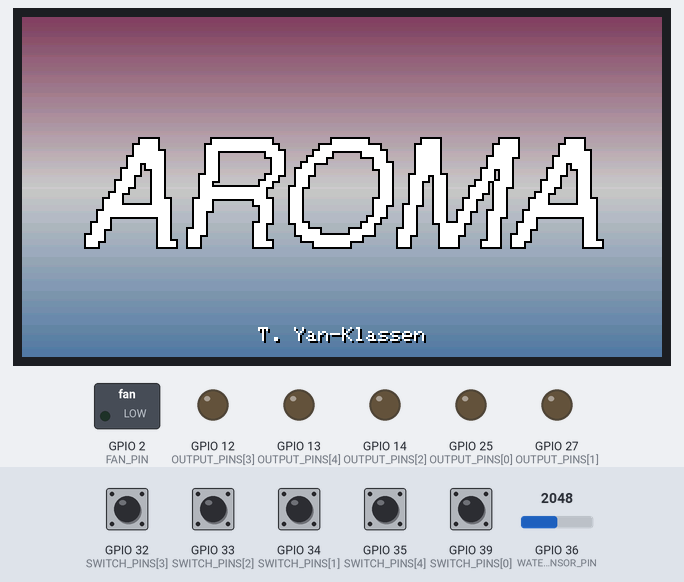
This sketch was run on a simulated ESP32. On the bench: 320×170 colour display, switched loads named in the sketch (green lamp = pin HIGH), output pins drawn as LEDs (lit = HIGH). Inputs (shaded band) come from the test bench; at power-on: GPIO 32 (SWITCH_PINS[3]), GPIO 33 (SWITCH_PINS[2]), GPIO 34 (SWITCH_PINS[1]), GPIO 35 (SWITCH_PINS[4]), GPIO 39 (SWITCH_PINS[0]) HIGH, GPIO 36 (WATER_SENSOR_PIN) = 2048. What the sketch prints to the serial monitor is not drawn.

Above: at 1.7 s.
1.8 s: GPIO 32 (SWITCH_PINS[3]) pulled LOW for 0.15 s
At 2.5 s:
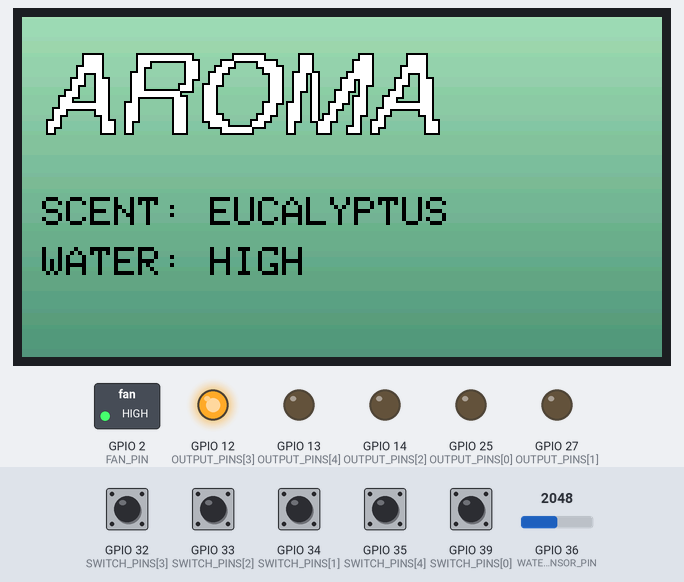
3.5 s: GPIO 33 (SWITCH_PINS[2]) pulled LOW for 0.15 s
At 5.3 s:
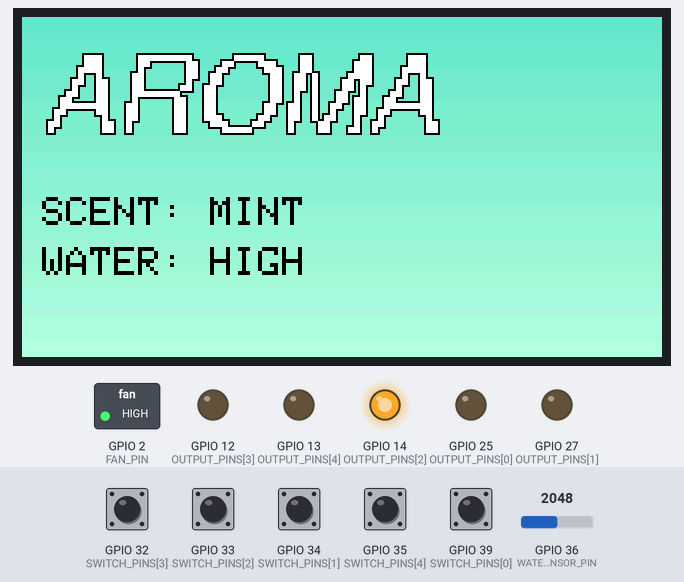
5.6 s: GPIO 34 (SWITCH_PINS[1]) pulled LOW for 0.15 s
At 7.0 s:
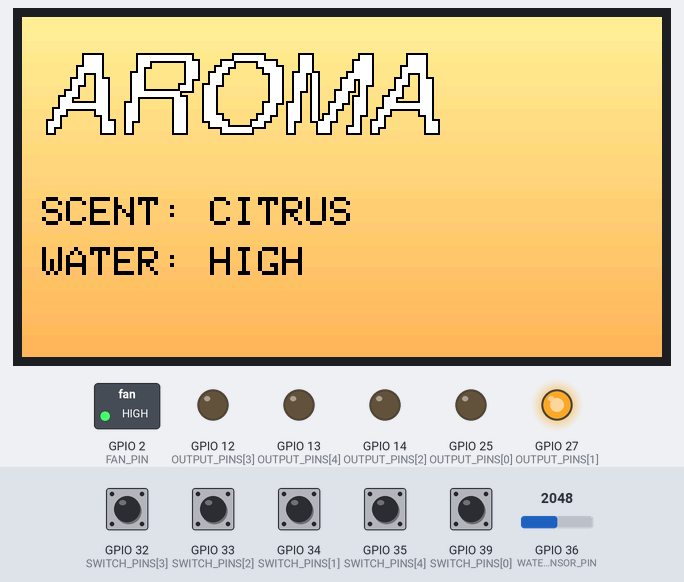
7.6 s: GPIO 35 (SWITCH_PINS[4]) pulled LOW for 0.15 s
At 9.2 s:
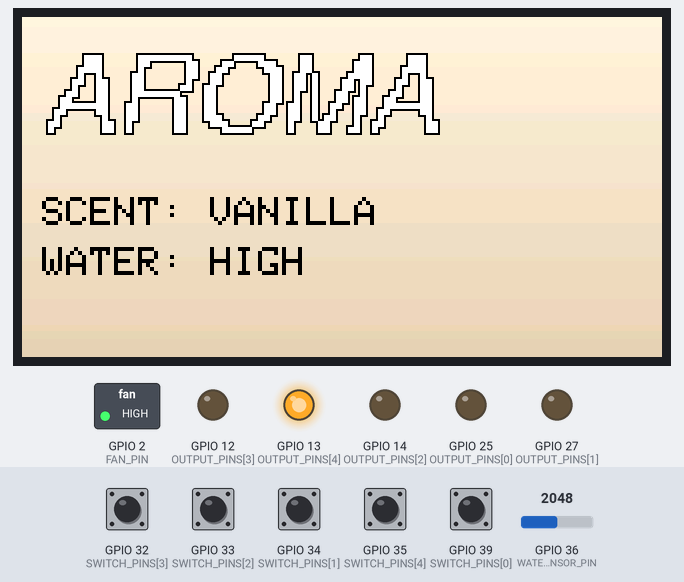
9.5 s: GPIO 39 (SWITCH_PINS[0]) pulled LOW for 0.15 s
At 11.2 s:
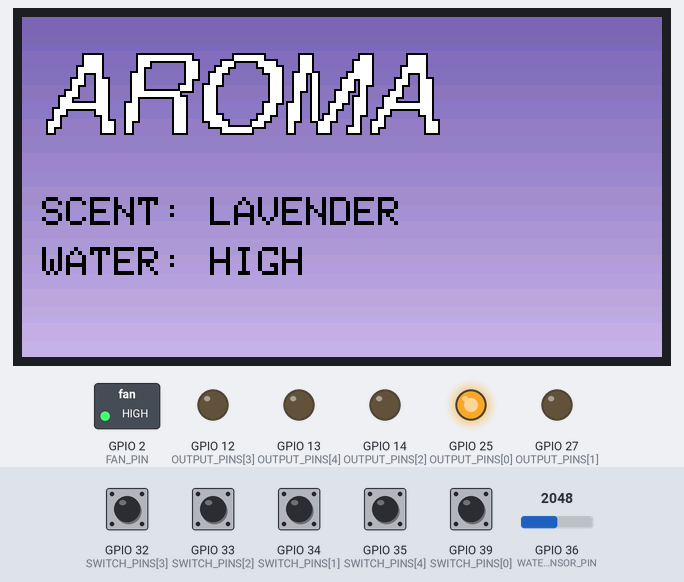
11.6 s: GPIO 32 (SWITCH_PINS[3]) pulled LOW for 1 s
At 11.87 s:
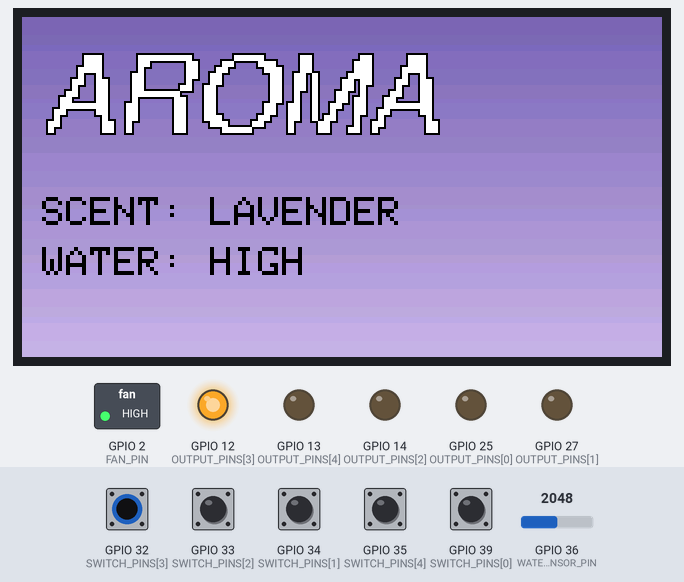
Timing chart, 0 to 14.6 s (numbered marks = the images above; inputs shaded):
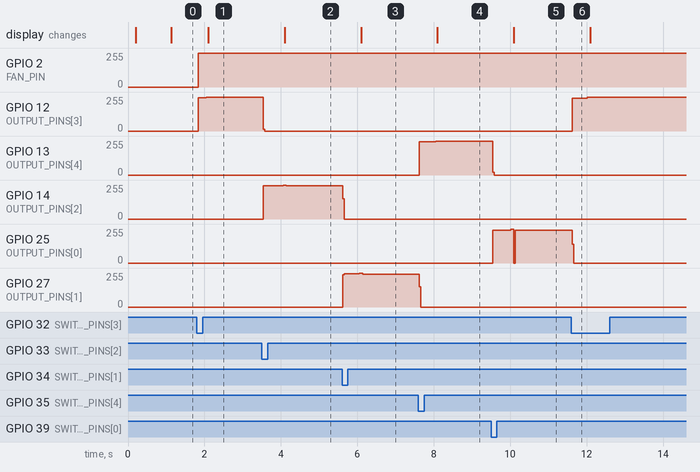

The sketch:

aroma.ino
```cpp
#include "state.h"
#include "display.h"

SystemState currentState = OFF;
unsigned long lastPrintTime = 0;
const unsigned long printInterval = 1000;  // 1 second

void setup() {
  delay(200);
  Serial.begin(115200);
  setupStateControl();
  currentState = OFF;
  setupDisplay();

}

void loop() {
  updateState(currentState);
  applyState(currentState);

  unsigned long now = millis();
  if (now - lastPrintTime >= printInterval) {
    lastPrintTime = now;

    Serial.print("Current state: ");
    Serial.println(stateToString(currentState));

    displayState(currentState);  // now uses display.cpp
  }
}
```

display.cpp
```cpp
#include <Adafruit_GFX.h>
#include <Adafruit_ST7789.h>
#include <SPI.h>
#include "state.h"
#include "sensor.h"
#include <Fonts/FreeSansOblique12pt7b.h>
#include <Fonts/FreeSansOblique9pt7b.h>

#define TFT_CS   16
#define TFT_RST  -1
#define TFT_DC   5

Adafruit_ST7789 tft = Adafruit_ST7789(TFT_CS, TFT_DC, TFT_RST);

uint8_t lerp(uint8_t a, uint8_t b, float t) {
  return a + t * (b - a);
}

void drawTitle() {
  int midpoint = tft.height() / 2;

  // Darker cotton candy background
  for (int y = 0; y < tft.height(); y++) {
    uint8_t r, g, b;

    if (y < midpoint) {
      float t = (float)y / midpoint;
      r = lerp(128, 200, t);  // dark pink → grayish
      g = lerp(64, 200, t);
      b = lerp(96, 200, t);
    } else {
      float t = (float)(y - midpoint) / (tft.height() - midpoint);
      r = lerp(200, 80, t);   // grayish → muted blue
      g = lerp(200, 120, t);
      b = lerp(200, 160, t);
    }

    uint16_t color = tft.color565(r, g, b);
    tft.drawFastHLine(0, y, tft.width(), color);
  }

  // Draw centered italic text with outline
  tft.setFont(&FreeSansOblique12pt7b);
  String text = "AROMA";

  int16_t x1, y1;
  uint16_t w, h;
  tft.getTextBounds(text, 0, 0, &x1, &y1, &w, &h);

  int x = (tft.width() - w) / 2;
  int y = (tft.height() + h) / 2;

  // Outline pass — draw black text in 8 surrounding pixels
  tft.setTextColor(ST77XX_BLACK);
  for (int dx = -1; dx <= 1; dx++) {
    for (int dy = -1; dy <= 1; dy++) {
      if (dx == 0 && dy == 0) continue;
      tft.setCursor(x + dx, y + dy);
      tft.print(text);
    }
  }

  // Main white text
  tft.setTextColor(ST77XX_WHITE);
  tft.setCursor(x, y);
  tft.print(text);

  tft.setFont(); // default bitmap font
  tft.setTextSize(1);
  String footer = "T. Yan-Klassen";

  tft.getTextBounds(footer, 0, 0, &x1, &y1, &w, &h);
  int footerX = (tft.width() - w) / 2;
  int footerY = tft.height() - h - 7;

  tft.setTextColor(ST77XX_BLACK);
  tft.setCursor(footerX + 1, footerY + 1);
  tft.print(footer);

  tft.setTextColor(ST77XX_WHITE);
  tft.setCursor(footerX, footerY);
  tft.print(footer);

  // Reset font to default
  tft.setFont();
}

void drawActiveScreen(const char* scentName, bool waterHigh) {
  // ----- Gradient Selection -----
  for (int y = 0; y < tft.height(); y++) {
    float t = (float)y / tft.height();

    uint8_t r = 200, g = 200, b = 200; // default neutral

    if (strcmp(scentName, "LAVENDER") == 0) {
      // soft purple → lilac
      r = lerp(120, 200, t);
      g = lerp(100, 180, t);
      b = lerp(180, 230, t);

    } else if (strcmp(scentName, "CITRUS") == 0) {
      // lemon yellow → warm orange
      r = lerp(255, 255, t);
      g = lerp(240, 180, t);
      b = lerp(150, 90, t);

    } else if (strcmp(scentName, "MINT") == 0) {
      // cool teal → soft blue-green
      r = lerp(100, 180, t);
      g = lerp(230, 255, t);
      b = lerp(200, 220, t);

    } else if (strcmp(scentName, "EUCALYPTUS") == 0) {
      // pale green → dusky forest green
      r = lerp(160, 80, t);
      g = lerp(220, 150, t);
      b = lerp(180, 120, t);

    } else if (strcmp(scentName, "VANILLA") == 0) {
      // creamy white → golden beige
      r = lerp(255, 230, t);
      g = lerp(245, 210, t);
      b = lerp(220, 180, t);
    }

    uint16_t color = tft.color565(r, g, b);
    tft.drawFastHLine(0, y, tft.width(), color);
  }

  // ----- AROMA Title -----
  tft.setFont(&FreeSansOblique9pt7b);
  String aroma = "AROMA";

  int16_t x1, y1;
  uint16_t w, h;
  tft.getTextBounds(aroma, 0, 0, &x1, &y1, &w, &h);
  int aromaX = 10;
  int aromaY = 55;

  // Draw black outline
  tft.setTextColor(ST77XX_BLACK);
  for (int dx = -1; dx <= 1; dx++) {
    for (int dy = -1; dy <= 1; dy++) {
      if (dx == 0 && dy == 0) continue;
      tft.setCursor(aromaX + dx, aromaY + dy);
      tft.print(aroma);
    }
  }

  // Draw white foreground
  tft.setTextColor(ST77XX_WHITE);
  tft.setCursor(aromaX, aromaY);
  tft.print(aroma);

  // ----- Scent + Water Level -----
  tft.setFont();  // default bitmap font
  tft.setTextSize(2);
  tft.setTextColor(ST77XX_BLACK);

  String scentLine = "SCENT: " + String(scentName);
  String waterLine = "WATER: " + String(waterHigh ? "HIGH" : "LOW");

  int scentY = aromaY + 35;
  int waterY = scentY + 25;

  tft.setCursor(10, scentY);
  tft.print(scentLine);
  tft.setCursor(10, waterY);
  tft.print(waterLine);
}

void setupDisplay() {
  tft.init(170, 320); // For Adafruit 1.9" 320x170 IPS display
  tft.setRotation(3);
  tft.setFont();  // Default font
  tft.setTextColor(ST77XX_WHITE);
  tft.setTextSize(3);
}

void displayState(SystemState state) {
  static SystemState lastState = (SystemState)-1;
  if (state == lastState) return;
  lastState = state;

  tft.setFont();  // default font
  tft.setTextSize(3);
  tft.setTextColor(ST77XX_WHITE);

  switch (state) {
    case OFF:
      drawTitle();
      break;

    case ACTIVE_1:
      drawActiveScreen("LAVENDER", waterSensorFull());
      break;

    case ACTIVE_2:
      drawActiveScreen("CITRUS", waterSensorFull());
      break;

    case ACTIVE_3:
      drawActiveScreen("MINT", waterSensorFull());
      break;

    case ACTIVE_4:
      drawActiveScreen("EUCALYPTUS", waterSensorFull());
      break;

    case ACTIVE_5:
      drawActiveScreen("VANILLA", waterSensorFull());
      break;

    default:
      tft.fillScreen(ST77XX_BLACK);
      tft.setCursor(10, 10);
      tft.println("ERROR");
      break;
  }
}
```

display.h
```cpp
#pragma once

#include <Arduino.h>
#include "state.h"  // for SystemState and stateToString()

void setupDisplay();
void displayState(SystemState state);
```

sensor.cpp
```cpp
#include "sensor.h"
#include <Arduino.h>

#define WATER_SENSOR_PIN 36        // GPIO36 = ADC1_CH0
#define FULL_THRESHOLD   2000      // tweak based on actual readings

void setupWaterSensor() {
  pinMode(WATER_SENSOR_PIN, INPUT);
}

bool waterSensorFull() {
  int reading = analogRead(WATER_SENSOR_PIN);
  return reading > FULL_THRESHOLD;  // High analog = full
}
```

sensor.h
```cpp
#pragma once

// Initializes water sensor hardware
void setupWaterSensor();

// Returns true if water tank is full, false if empty
bool waterSensorFull();
```

state.cpp
```cpp
#include "state.h"

// Adjust these to your actual pins
const int SWITCH_PINS[5] = {39, 34, 33, 32, 35};
const int OUTPUT_PINS[5] = {25, 27, 14, 12, 13};
const int FAN_PIN = 2;

static bool lastPressed[5] = {false, false, false, false, false};  // edge detection

const char* stateToString(SystemState state) {
  switch (state) {
    case OFF:      return "OFF";
    case ACTIVE_1: return "ACTIVE_1";
    case ACTIVE_2: return "ACTIVE_2";
    case ACTIVE_3: return "ACTIVE_3";
    case ACTIVE_4: return "ACTIVE_4";
    case ACTIVE_5: return "ACTIVE_5";
    default:       return "UNKNOWN";
  }
}

void setupStateControl() {
  for (int i = 0; i < 5; i++) {
    pinMode(SWITCH_PINS[i], INPUT_PULLUP);
    pinMode(OUTPUT_PINS[i], OUTPUT);
    digitalWrite(OUTPUT_PINS[i], LOW); // start OFF
  }
  for (int i = 0; i < 5; i++) {
    lastPressed[i] = (digitalRead(SWITCH_PINS[i]) == LOW);
  }
  pinMode(FAN_PIN, OUTPUT);
  digitalWrite(FAN_PIN, LOW);
}

void updateState(SystemState& state) {
  for (int i = 0; i < 5; i++) {
    bool pressed = (digitalRead(SWITCH_PINS[i]) == LOW);

    if (pressed && !lastPressed[i]) {
      if (state == (SystemState)(ACTIVE_1 + i)) {
        state = OFF;
      } else {
        state = (SystemState)(ACTIVE_1 + i);
      }
    }

    lastPressed[i] = pressed;
  }
}

void applyState(SystemState state) {
  for (int i = 0; i < 5; i++) {
    digitalWrite(OUTPUT_PINS[i], LOW);
  }
  digitalWrite(FAN_PIN, LOW);


  switch (state) {
    case ACTIVE_1:
      digitalWrite(OUTPUT_PINS[0], HIGH);
      digitalWrite(FAN_PIN, HIGH);
      break;
    case ACTIVE_2:
      digitalWrite(OUTPUT_PINS[1], HIGH);
      digitalWrite(FAN_PIN, HIGH);
      break;
    case ACTIVE_3:
      digitalWrite(OUTPUT_PINS[2], HIGH);
      digitalWrite(FAN_PIN, HIGH);
      break;
    case ACTIVE_4:
      digitalWrite(OUTPUT_PINS[3], HIGH);
      digitalWrite(FAN_PIN, HIGH);
      break;
    case ACTIVE_5:
      digitalWrite(OUTPUT_PINS[4], HIGH);
      digitalWrite(FAN_PIN, HIGH);
      break;
    case OFF:
      break;
    default:
      break;
  }

}
```

state.h
```cpp
#pragma once

#include <Arduino.h>

enum SystemState {
  OFF,
  ACTIVE_1,
  ACTIVE_2,
  ACTIVE_3,
  ACTIVE_4,
  ACTIVE_5
};

void setupStateControl();
void updateState(SystemState& state);
void applyState(SystemState state);
const char* stateToString(SystemState state);
```

Measured:
- after the input at 1.8 s, GPIO 2 (FAN_PIN): 0/255 → 252/255 at once, → 255/255 0.20 s later; GPIO 12 (OUTPUT_PINS[3]): 0/255 → 250/255 at once, → 255/255 0.20 s later; the display: changes after 0.30 s (image 1)
- after the input at 3.5 s, GPIO 12 (OUTPUT_PINS[3]): 255/255 → 0/255 at once; GPIO 14 (OUTPUT_PINS[2]): 0/255 → 248/255 at once, → 255/255 0.52 s later, → 249/255 0.08 s later; the display: changes after 0.60 s (image 2)
- after the input at 5.6 s, GPIO 14 (OUTPUT_PINS[2]): 249/255 → 0/255 at once; GPIO 27 (OUTPUT_PINS[1]): 0/255 → 250/255 at once, → 255/255 0.44 s later, → 247/255 0.08 s later; the display: changes after 0.50 s (image 3)
- after the input at 7.6 s, GPIO 13 (OUTPUT_PINS[4]): 0/255 → 250/255 at once, → 255/255 0.44 s later; GPIO 27 (OUTPUT_PINS[1]): 247/255 → 0/255 at once; the display: changes after 0.50 s (image 4)
- after the input at 9.5 s, GPIO 13 (OUTPUT_PINS[4]): 255/255 → 0/255 at once; GPIO 25 (OUTPUT_PINS[0]): 0/255 → 245/255 at once; the display: changes after 0.60 s (image 5)
- after the input at 11.6 s, GPIO 12 (OUTPUT_PINS[3]): 0/255 → 247/255 at once, → 255/255 0.40 s later; GPIO 25 (OUTPUT_PINS[0]): 245/255 → 0/255 at once
